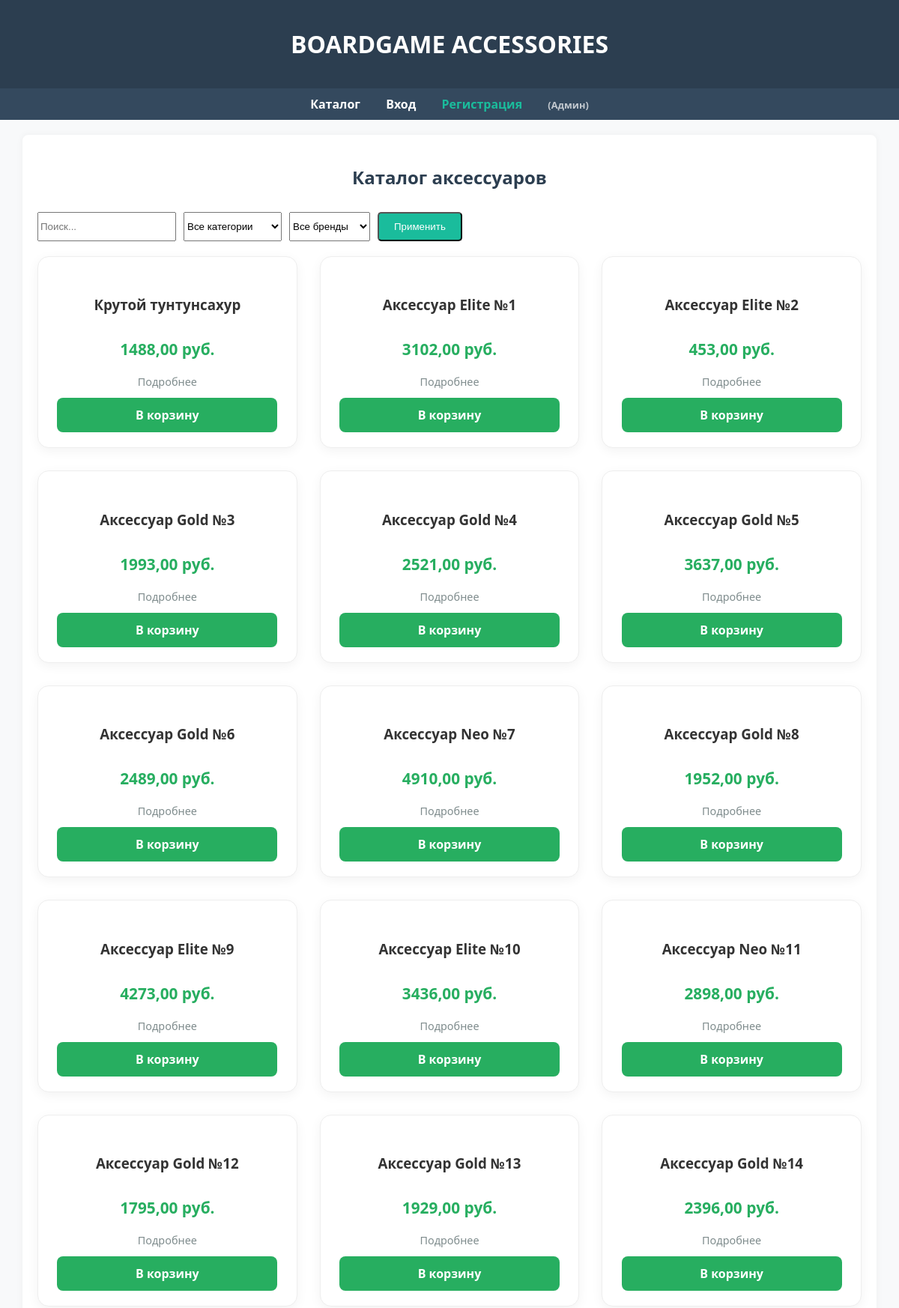
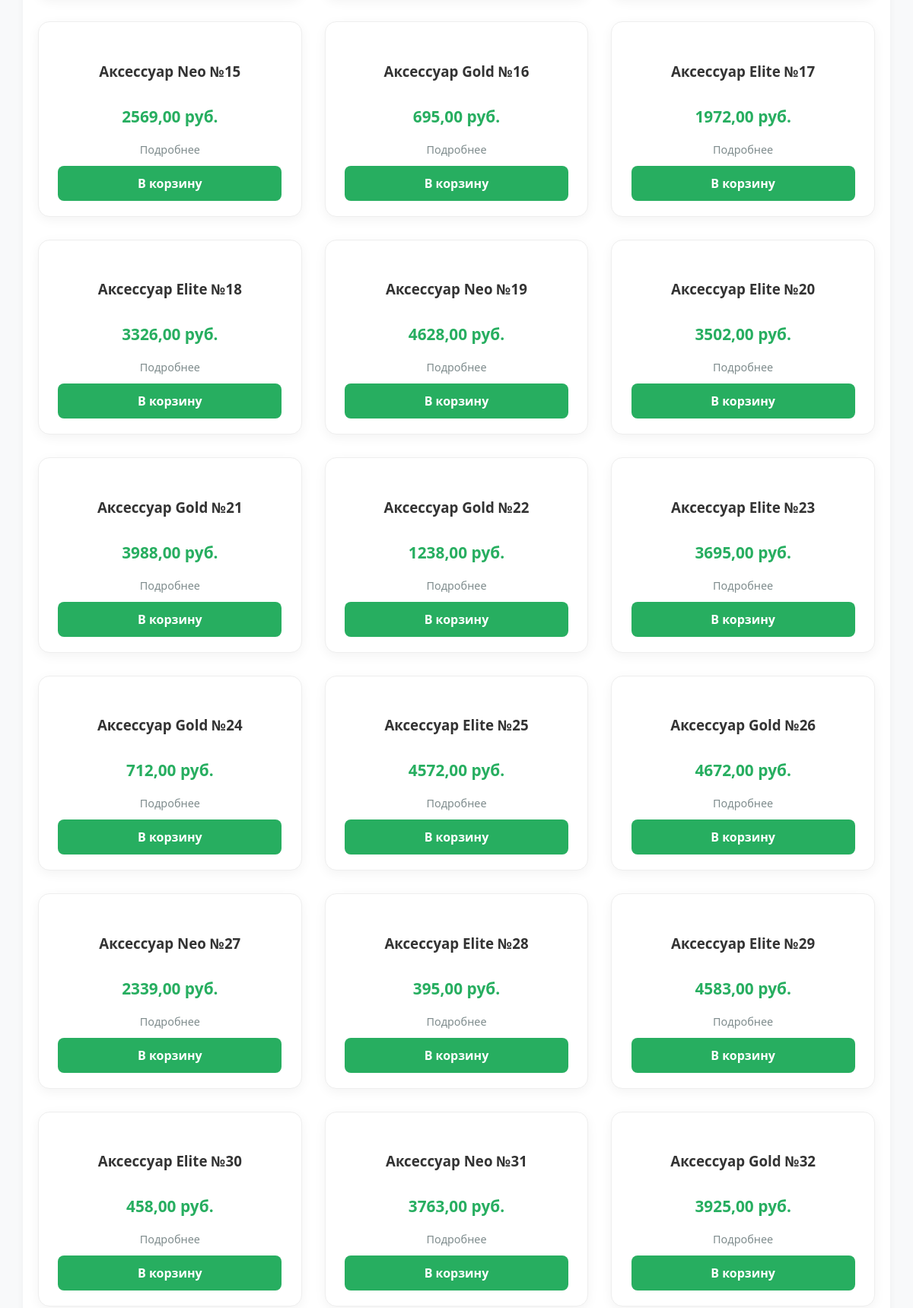
The page / (upper part) on the database its author committed (2 pictures, top to bottom).
### shop/models.py (models this page shows, shortened)
class Product(models.Model):
    name = models.CharField(max_length=200, verbose_name="Название товара")
    description = models.TextField(verbose_name="Описание товара")
    image = models.ImageField(upload_to='products/', verbose_name="Фото товара", blank=True, null=True)
    price = models.DecimalField(
        max_digits=10,
        decimal_places=2,
        validators=[MinValueValidator(0)],
        verbose_name="Цена"
    )
    stock = models.IntegerField(
        validators=[MinValueValidator(0)],
        verbose_name="Количество на складе"
    )
    category = models.ForeignKey(Category, on_delete=models.CASCADE, verbose_name="Категория")
    producer = models.ForeignKey(Producer, on_delete=models.CASCADE, verbose_name="Производитель")
    class Meta:
        verbose_name = "Товар"
        verbose_name_plural = "Товары"

### shop/views.py (the view)
# urls.py: path('', views.product_list, name='product_list'),
def product_list(request):
    products = Product.objects.all()
    categories = Category.objects.all()
    producers = Producer.objects.all()
    query = request.GET.get('q')
    if query:
        products = products.filter(Q(name__icontains=query) | Q(description__icontains=query))
    cat_id = request.GET.get('category')
    prod_id = request.GET.get('producer')
    if cat_id:
        products = products.filter(category_id=cat_id)
    if prod_id:
        products = products.filter(producer_id=prod_id)
    return render(request, 'shop/product_list.html', {
        'products': products,
        'categories': categories,
        'producers': producers
    })

### shop/templates/shop/product_list.html (shortened to what this page needs)
{% extends "shop/base.html" %}
{% block content %}
<h2 style="text-align: center; color: #2c3e50; margin-bottom: 30px;">Каталог аксессуаров</h2>
<form method="GET" style="display: flex; gap: 10px; margin-bottom: 20px;">
    <input type="text" name="q" placeholder="Поиск..." value="{{ request.GET.q }}">
    <select name="category">
        <option value="">Все категории</option>
    </select>
    <select name="producer">
        <option value="">Все бренды</option>
    </select>
    <button type="submit" class="btn">Применить</button>
</form>
<div style="display: grid; grid-template-columns: repeat(auto-fill, minmax(280px, 1fr)); gap: 30px;">
    {% for p in products %}
    <div style="background: white; border: 1px solid #eee; padding: 20px; border-radius: 15px; text-align: center; box-shadow: 0 4px 15px rgba(0,0,0,0.05); transition: transform 0.2s;">
        <h3 style="margin-bottom: 15px; min-height: 50px; display: flex; align-items: center; justify-content: center;">{{ p.name }}</h3>
        <p style="font-size: 1.3rem; color: #27ae60; font-weight: bold; margin-bottom: 20px;">{{ p.price }} руб.</p>
        <div style="margin-top: 10px;">
            <a href="{% url 'product_detail' p.id %}" style="display: block; margin-bottom: 12px; color: #7f8c8d; text-decoration: none; font-size: 0.9rem;">Подробнее</a>
            <a href="{% url 'add_to_cart' p.id %}" style="background: #27ae60; color: white; padding: 12px 25px; text-decoration: none; border-radius: 8px; display: inline-block; width: 80%; font-weight: bold;">В корзину</a>
        </div>
    </div>
    {% empty %}
    <p style="grid-column: 1 / -1; text-align: center; color: #999;">Товары не найдены.</p>
    {% endfor %}
</div>
{% endblock %}

### shop/templates/shop/base.html (style rules this page uses)
body { font-family: 'Segoe UI', Tahoma, Geneva, Verdana, sans-serif; margin: 0; background-color: #f8f9fa; color: #333; }
.btn { display: inline-block; background: #1abc9c; color: white; padding: 10px 20px; border-radius: 5px; text-decoration: none; transition: 0.3s; }

### rows shown on the page
Product: name "Крутой тунтунсахур", price "1488,00"
Product: name "Аксессуар Elite №1", price "3102,00"
Product: name "Аксессуар Elite №2", price "453,00"
Product: name "Аксессуар Gold №3", price "1993,00"
Product: name "Аксессуар Gold №4", price "2521,00"
Product: name "Аксессуар Gold №5", price "3637,00"
Product: name "Аксессуар Gold №6", price "2489,00"
Product: name "Аксессуар Neo №7", price "4910,00"
Product: name "Аксессуар Gold №8", price "1952,00"
Product: name "Аксессуар Elite №9", price "4273,00"
Product: name "Аксессуар Elite №10", price "3436,00"
Product: name "Аксессуар Neo №11", price "2898,00"
Product: name "Аксессуар Gold №12", price "1795,00"
Product: name "Аксессуар Gold №13", price "1929,00"
Product: name "Аксессуар Gold №14", price "2396,00"
Product: name "Аксессуар Neo №15", price "2569,00"
Product: name "Аксессуар Gold №16", price "695,00"
Product: name "Аксессуар Elite №17", price "1972,00"
Product: name "Аксессуар Elite №18", price "3326,00"
Product: name "Аксессуар Neo №19", price "4628,00"
Product: name "Аксессуар Elite №20", price "3502,00"
Product: name "Аксессуар Gold №21", price "3988,00"
Product: name "Аксессуар Gold №22", price "1238,00"
Product: name "Аксессуар Elite №23", price "3695,00"
Product: name "Аксессуар Gold №24", price "712,00"
Product: name "Аксессуар Elite №25", price "4572,00"
Product: name "Аксессуар Gold №26", price "4672,00"
Product: name "Аксессуар Neo №27", price "2339,00"
Product: name "Аксессуар Elite №28", price "395,00"
Product: name "Аксессуар Elite №29", price "4583,00"
Product: name "Аксессуар Elite №30", price "458,00"
Product: name "Аксессуар Neo №31", price "3763,00"
Product: name "Аксессуар Gold №32", price "3925,00"
